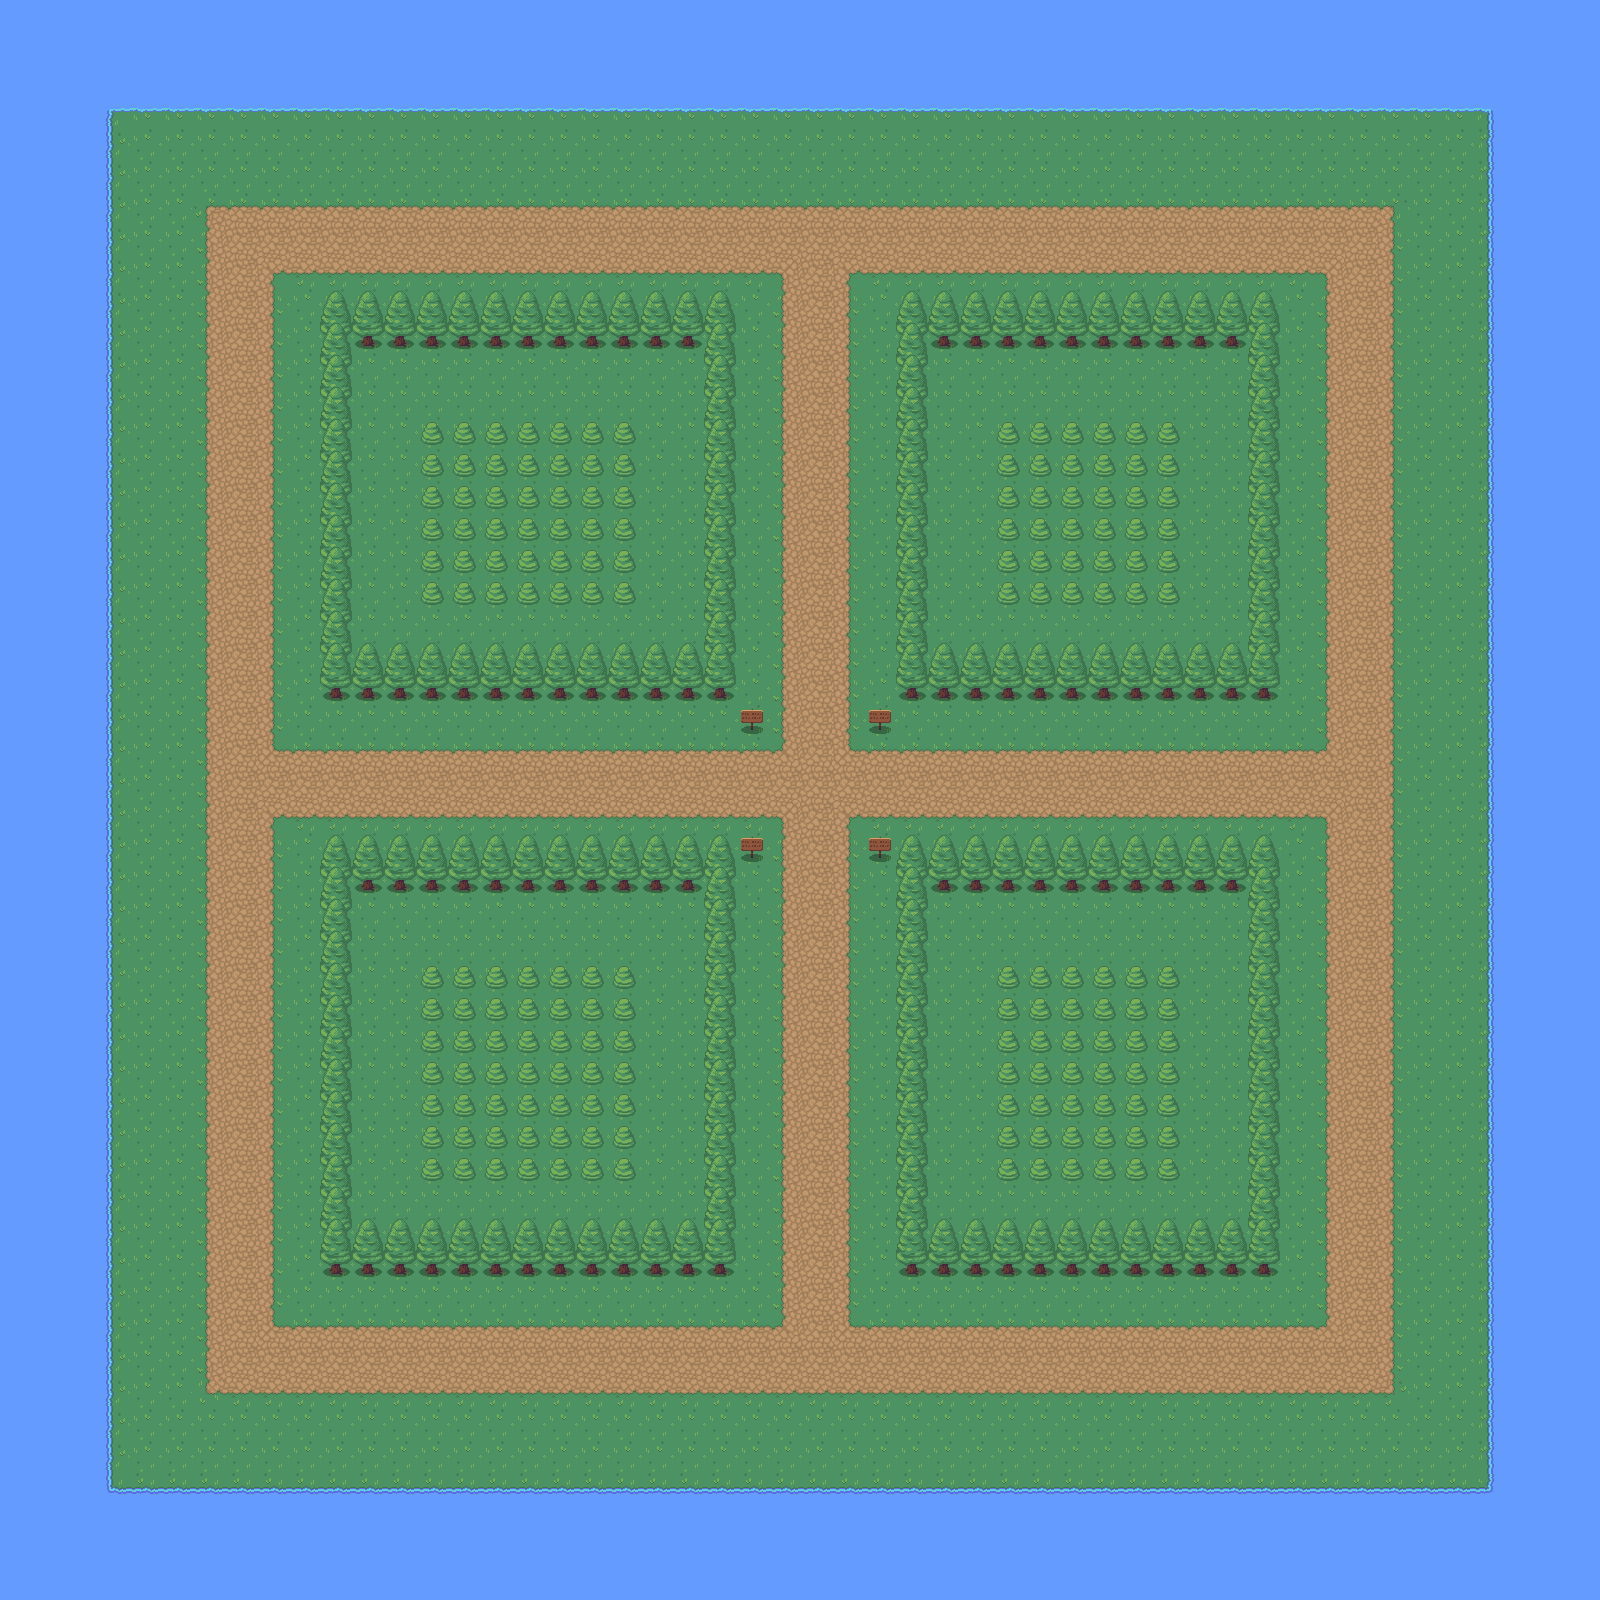

A 2D game scene composited from a Tiled map and its tileset images. What follows is a short description and the map's XML, with each tile layer's data collapsed to a summary:
An orthogonal 50x50 tile map with 32x32 px tiles, 2 tile layers (background, terrain) and 1 object (player.startingPosition).

<map version="1.4" tiledversion="1.4.1" orientation="orthogonal" renderorder="right-down" width="50" height="50" tilewidth="32" tileheight="32" infinite="0" nextlayerid="5" nextobjectid="2">
 <tileset firstgid="1" source="tileset/rpg_nature_tileset_small.tsx" />
 <layer id="1" name="background" width="50" height="50">
  <data>[2500 cells, 2500 non-empty, 23 distinct tile ids]</data>
 </layer>
 <layer id="2" name="terrain" width="50" height="50">
  <data>[2500 cells, 449 non-empty, 5 distinct tile ids]</data>
 </layer>
 <objectgroup id="3" name="objects">
  <object id="1" name="player.startingPosition" x="814.5" y="781.75">
   <point />
  </object>
 </objectgroup>
 <objectgroup id="4" name="physics" />
</map>
